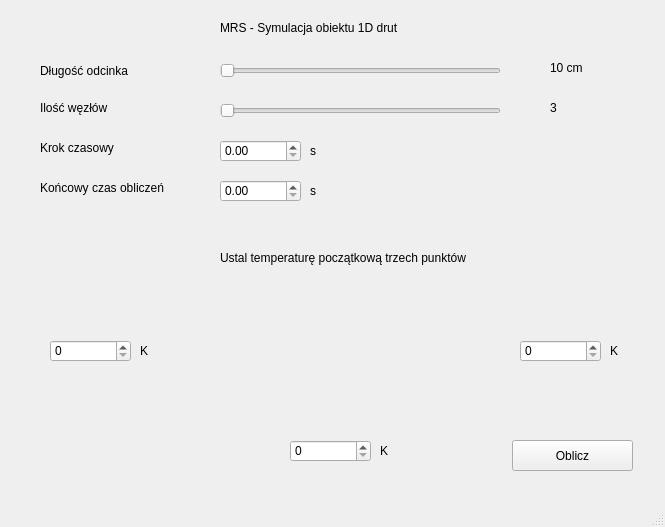
<?xml version="1.0" encoding="UTF-8"?>
<ui version="4.0">
 <class>MainWindow</class>
 <widget class="QMainWindow" name="MainWindow">
  <property name="geometry">
   <rect>
    <x>0</x>
    <y>0</y>
    <width>665</width>
    <height>527</height>
   </rect>
  </property>
  <property name="windowTitle">
   <string>Symulacja podgrzewania obiektu 1D - MRS</string>
  </property>
  <widget class="QWidget" name="centralwidget">
   <widget class="QLabel" name="label">
    <property name="geometry">
     <rect>
      <x>40</x>
      <y>60</y>
      <width>101</width>
      <height>21</height>
     </rect>
    </property>
    <property name="text">
     <string>Długość odcinka </string>
    </property>
   </widget>
   <widget class="QLabel" name="label_2">
    <property name="geometry">
     <rect>
      <x>220</x>
      <y>20</y>
      <width>211</width>
      <height>16</height>
     </rect>
    </property>
    <property name="text">
     <string>MRS - Symulacja obiektu 1D drut</string>
    </property>
   </widget>
   <widget class="QLabel" name="label_3">
    <property name="geometry">
     <rect>
      <x>40</x>
      <y>100</y>
      <width>101</width>
      <height>16</height>
     </rect>
    </property>
    <property name="text">
     <string>Ilość węzłów </string>
    </property>
   </widget>
   <widget class="QLabel" name="label_4">
    <property name="geometry">
     <rect>
      <x>40</x>
      <y>140</y>
      <width>91</width>
      <height>16</height>
     </rect>
    </property>
    <property name="text">
     <string>Krok czasowy</string>
    </property>
   </widget>
   <widget class="QSlider" name="dlugoscOdcinkaSlider">
    <property name="geometry">
     <rect>
      <x>220</x>
      <y>60</y>
      <width>281</width>
      <height>22</height>
     </rect>
    </property>
    <property name="minimum">
     <number>1</number>
    </property>
    <property name="maximum">
     <number>10</number>
    </property>
    <property name="pageStep">
     <number>6</number>
    </property>
    <property name="orientation">
     <enum>Qt::Horizontal</enum>
    </property>
   </widget>
   <widget class="QSlider" name="iloscWezlowSlider">
    <property name="geometry">
     <rect>
      <x>220</x>
      <y>100</y>
      <width>281</width>
      <height>22</height>
     </rect>
    </property>
    <property name="minimum">
     <number>3</number>
    </property>
    <property name="maximum">
     <number>50</number>
    </property>
    <property name="sliderPosition">
     <number>3</number>
    </property>
    <property name="orientation">
     <enum>Qt::Horizontal</enum>
    </property>
   </widget>
   <widget class="QLabel" name="label_6">
    <property name="geometry">
     <rect>
      <x>220</x>
      <y>250</y>
      <width>301</width>
      <height>16</height>
     </rect>
    </property>
    <property name="text">
     <string>Ustal temperaturę początkową trzech punktów</string>
    </property>
   </widget>
   <widget class="QLabel" name="label_7">
    <property name="geometry">
     <rect>
      <x>40</x>
      <y>180</y>
      <width>161</width>
      <height>16</height>
     </rect>
    </property>
    <property name="text">
     <string>Końcowy czas obliczeń</string>
    </property>
   </widget>
   <widget class="QLabel" name="labelDlugoscOdcinka">
    <property name="geometry">
     <rect>
      <x>550</x>
      <y>60</y>
      <width>55</width>
      <height>16</height>
     </rect>
    </property>
    <property name="text">
     <string>10 cm</string>
    </property>
   </widget>
   <widget class="QLabel" name="labelloscWezlow">
    <property name="geometry">
     <rect>
      <x>550</x>
      <y>100</y>
      <width>55</width>
      <height>16</height>
     </rect>
    </property>
    <property name="text">
     <string>3</string>
    </property>
   </widget>
   <widget class="QSpinBox" name="setTempL">
    <property name="geometry">
     <rect>
      <x>50</x>
      <y>340</y>
      <width>81</width>
      <height>22</height>
     </rect>
    </property>
    <property name="maximum">
     <number>1000</number>
    </property>
   </widget>
   <widget class="QSpinBox" name="setTempM">
    <property name="geometry">
     <rect>
      <x>290</x>
      <y>440</y>
      <width>81</width>
      <height>22</height>
     </rect>
    </property>
    <property name="maximum">
     <number>1000</number>
    </property>
   </widget>
   <widget class="QSpinBox" name="setTempP">
    <property name="geometry">
     <rect>
      <x>520</x>
      <y>340</y>
      <width>81</width>
      <height>22</height>
     </rect>
    </property>
    <property name="maximum">
     <number>1000</number>
    </property>
   </widget>
   <widget class="QDoubleSpinBox" name="krokCzasowyDoubleSpinBox">
    <property name="geometry">
     <rect>
      <x>220</x>
      <y>140</y>
      <width>81</width>
      <height>22</height>
     </rect>
    </property>
    <property name="maximum">
     <double>10.000000000000000</double>
    </property>
    <property name="singleStep">
     <double>0.010000000000000</double>
    </property>
   </widget>
   <widget class="QDoubleSpinBox" name="koncowyCzasDoubleSpinBox">
    <property name="geometry">
     <rect>
      <x>220</x>
      <y>180</y>
      <width>81</width>
      <height>22</height>
     </rect>
    </property>
    <property name="maximum">
     <double>4.000000000000000</double>
    </property>
    <property name="singleStep">
     <double>0.100000000000000</double>
    </property>
   </widget>
   <widget class="QPushButton" name="pushButton">
    <property name="geometry">
     <rect>
      <x>512</x>
      <y>440</y>
      <width>121</width>
      <height>31</height>
     </rect>
    </property>
    <property name="text">
     <string>Oblicz</string>
    </property>
   </widget>
   <widget class="QLabel" name="imageLabel">
    <property name="geometry">
     <rect>
      <x>180</x>
      <y>290</y>
      <width>291</width>
      <height>111</height>
     </rect>
    </property>
    <property name="text">
     <string/>
    </property>
   </widget>
   <widget class="QLabel" name="label_5">
    <property name="geometry">
     <rect>
      <x>310</x>
      <y>143</y>
      <width>55</width>
      <height>16</height>
     </rect>
    </property>
    <property name="text">
     <string>s</string>
    </property>
   </widget>
   <widget class="QLabel" name="label_8">
    <property name="geometry">
     <rect>
      <x>310</x>
      <y>183</y>
      <width>55</width>
      <height>16</height>
     </rect>
    </property>
    <property name="text">
     <string>s</string>
    </property>
   </widget>
   <widget class="QLabel" name="label_warning">
    <property name="geometry">
     <rect>
      <x>220</x>
      <y>220</y>
      <width>391</width>
      <height>20</height>
     </rect>
    </property>
    <property name="text">
     <string/>
    </property>
   </widget>
   <widget class="QLabel" name="label_9">
    <property name="geometry">
     <rect>
      <x>140</x>
      <y>343</y>
      <width>16</width>
      <height>16</height>
     </rect>
    </property>
    <property name="text">
     <string>K</string>
    </property>
   </widget>
   <widget class="QLabel" name="label_10">
    <property name="geometry">
     <rect>
      <x>380</x>
      <y>440</y>
      <width>22</width>
      <height>22</height>
     </rect>
    </property>
    <property name="text">
     <string>K</string>
    </property>
   </widget>
   <widget class="QLabel" name="label_11">
    <property name="geometry">
     <rect>
      <x>610</x>
      <y>343</y>
      <width>16</width>
      <height>16</height>
     </rect>
    </property>
    <property name="text">
     <string>K</string>
    </property>
   </widget>
  </widget>
  <widget class="QMenuBar" name="menubar">
   <property name="geometry">
    <rect>
     <x>0</x>
     <y>0</y>
     <width>665</width>
     <height>26</height>
    </rect>
   </property>
  </widget>
  <widget class="QStatusBar" name="statusbar"/>
 </widget>
 <resources/>
 <connections/>
</ui>
